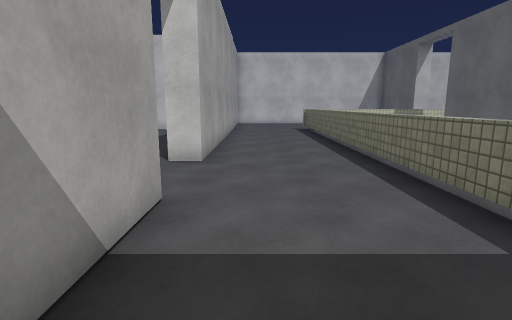
view 1 (above)

21 first-person views from a walk through a Unity game level. The camera is 1.4 m above the floor, tilts 10° down and sees 80° across. The floor is counted in squares, 1 m on a side. Each view is taken from the middle of a square. On the plan, view 1 faces up. The plan holds only what a view shows up to about 14 squares ahead; the rest is blank. The place goes on beyond the plan. The player is left out. Surface patterns are stand-ins for the level's own textures.

view 2
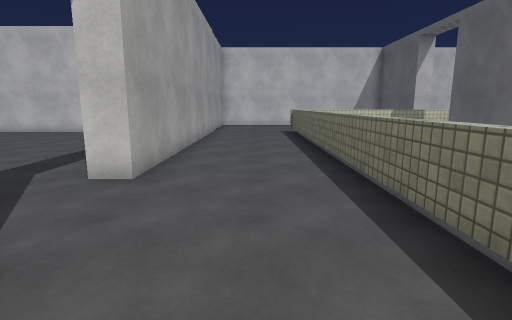

view 3
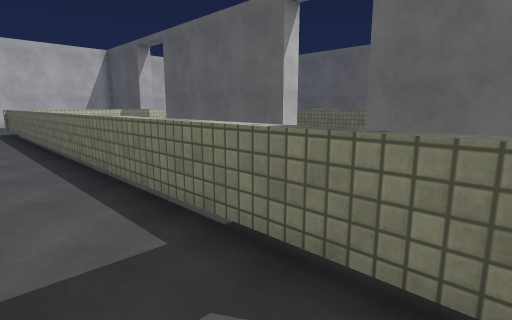

view 4
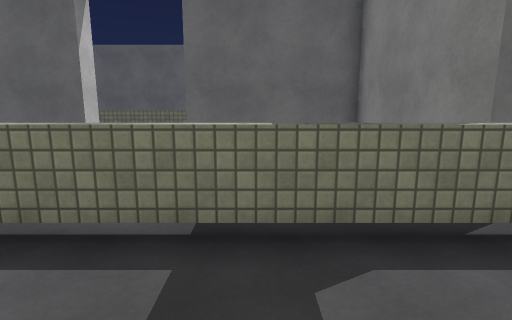

view 5
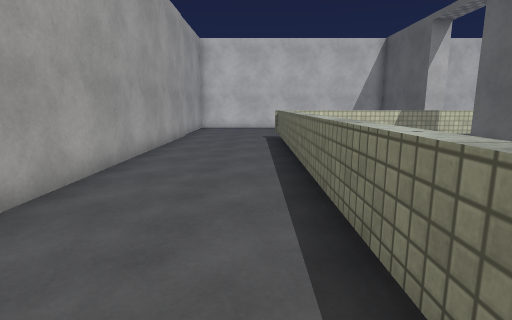

view 6
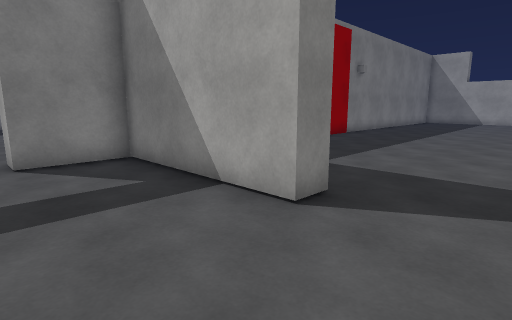

view 7
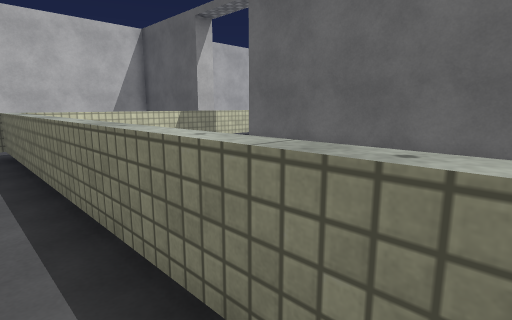

view 8
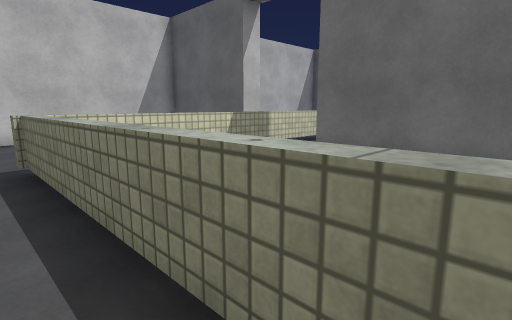

view 9
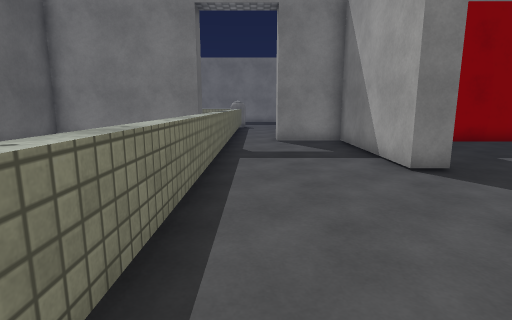

view 10
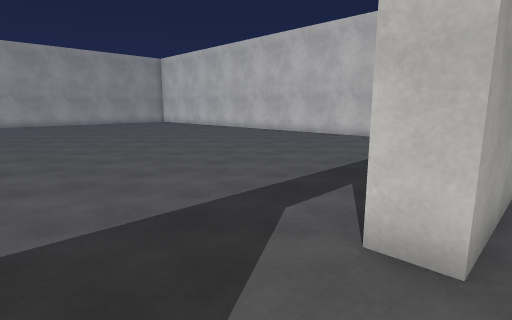

view 11
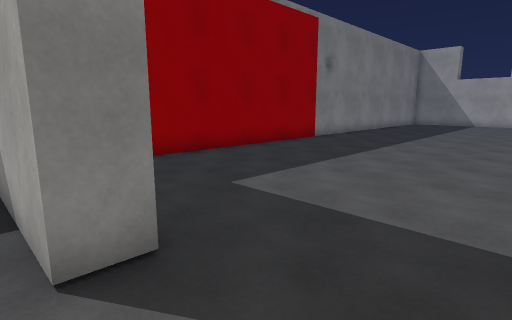

view 12
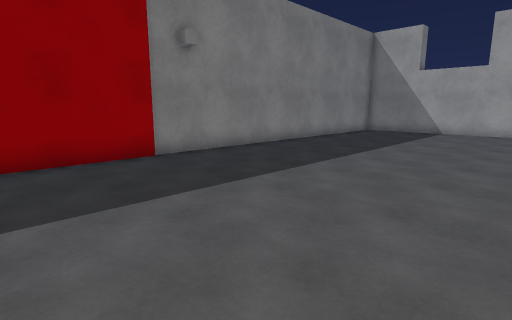

view 13
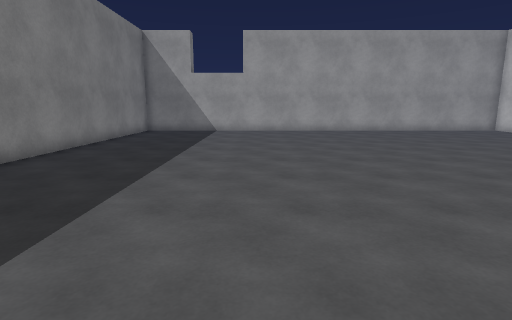

view 14
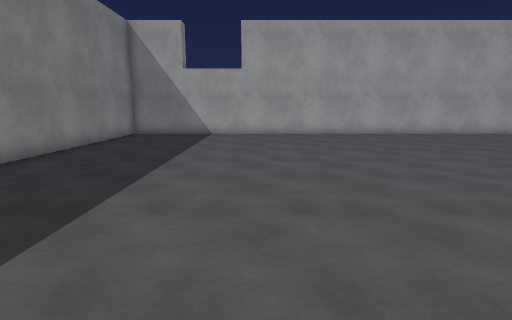

view 15
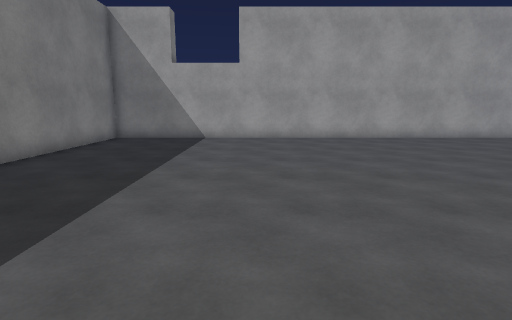

view 16
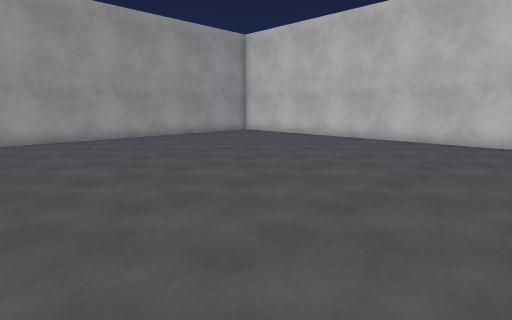

view 17
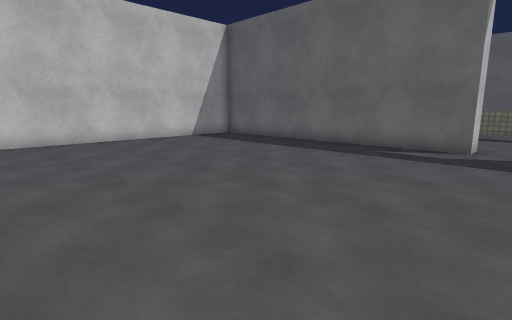

view 18
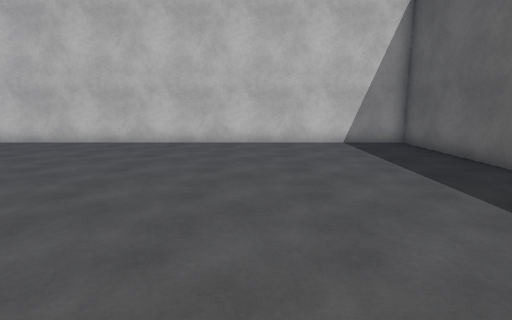

view 19
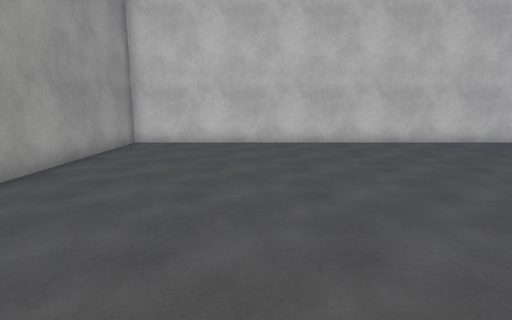

view 20
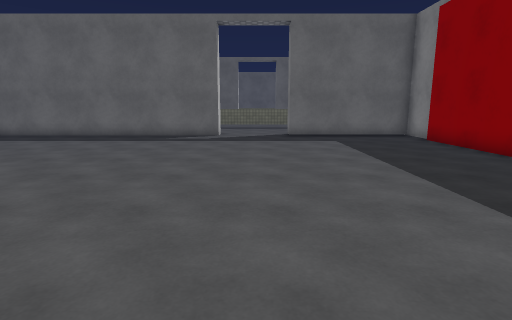

view 21
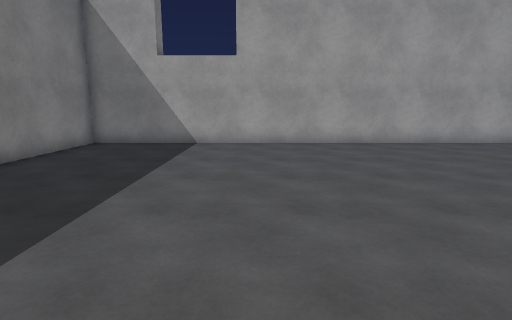

### Floor plan
Key: @ floor where view 1 was taken; # wall or solid block; . floor; ^ raised ledge.
Columns run from 27 left of view 1 to 11 right of it. Each row starts with its distance up from view 1.
 19 ##########################.....
 18 #........................#....^^^^^^^^^
 17 #........................#....^
 16 #........................#....^      #
 15 #........................#....^      #
 14 #........................#....^      #
 13 #........................#....^      #
 12 #........................#....^      #
 11 #........................#....^      #
 10 #........................#....^      #
  9 #........................#....^      #
  8 #........................#....^.     ##
  7 #.............................^.
  6 #.............................^.
  5 #.............................^.
  4 #........................#....^.     #
  3 #........................#....^.     #
  2 #........................#....^.     #
  1 #........................#....^.     #
  0 #........................#.@..^.     #
 -1 #.............#########..#....^#######
 -2 ###############       #######.^#
 -3                             ..^
 -4                             .
 -5                             .

Where each view was taken, in squares from view 1:
view 1: 0 up, 0 right, facing up
view 2: 2 up, 1 right, facing up
view 3: 0 up, 1 right, facing up-right
view 4: 2 up, 0 right, facing right
view 5: 5 up, 2 right, facing up
view 6: 7 up, 2 right, facing down-left
view 7: 8 up, 2 right, facing up-right
view 8: 11 up, 2 right, facing up-right
view 9: 11 up, 2 right, facing down
view 10: 5 up, 1 left, facing up-left
view 11: 7 up, 1 left, facing down-left
view 12: 7 up, 9 left, facing down-left
view 13: 5 up, 9 left, facing left
view 14: 5 up, 11 left, facing left
view 15: 5 up, 13 left, facing left
view 16: 6 up, 13 left, facing up-left
view 17: 6 up, 13 left, facing up-right
view 18: 7 up, 8 left, facing up
view 19: 7 up, 22 left, facing up
view 20: 6 up, 17 left, facing right
view 21: 5 up, 15 left, facing left
